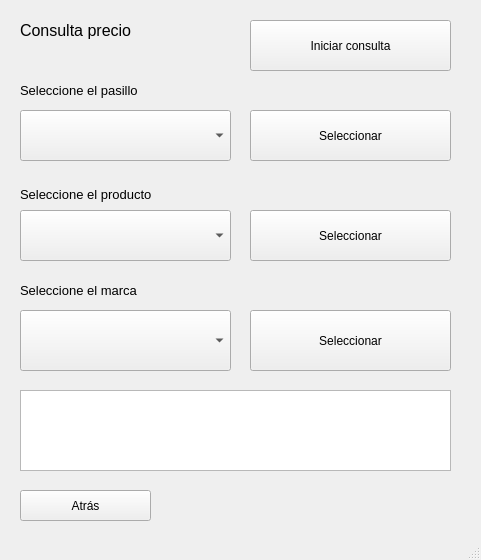
<?xml version="1.0" encoding="UTF-8"?>
<ui version="4.0">
 <class>window_query_price</class>
 <widget class="QMainWindow" name="window_query_price">
  <property name="geometry">
   <rect>
    <x>0</x>
    <y>0</y>
    <width>481</width>
    <height>560</height>
   </rect>
  </property>
  <property name="windowTitle">
   <string>MainWindow</string>
  </property>
  <widget class="QWidget" name="centralwidget">
   <widget class="QLabel" name="label">
    <property name="geometry">
     <rect>
      <x>20</x>
      <y>10</y>
      <width>231</width>
      <height>41</height>
     </rect>
    </property>
    <property name="font">
     <font>
      <pointsize>12</pointsize>
     </font>
    </property>
    <property name="text">
     <string>Consulta precio</string>
    </property>
   </widget>
   <widget class="QComboBox" name="halls">
    <property name="geometry">
     <rect>
      <x>20</x>
      <y>110</y>
      <width>211</width>
      <height>51</height>
     </rect>
    </property>
   </widget>
   <widget class="QLabel" name="label_2">
    <property name="geometry">
     <rect>
      <x>20</x>
      <y>80</y>
      <width>211</width>
      <height>21</height>
     </rect>
    </property>
    <property name="font">
     <font>
      <pointsize>10</pointsize>
     </font>
    </property>
    <property name="text">
     <string>Seleccione el pasillo</string>
    </property>
   </widget>
   <widget class="QPushButton" name="pasilloButton">
    <property name="geometry">
     <rect>
      <x>250</x>
      <y>110</y>
      <width>201</width>
      <height>51</height>
     </rect>
    </property>
    <property name="text">
     <string>Seleccionar</string>
    </property>
   </widget>
   <widget class="QComboBox" name="prods">
    <property name="geometry">
     <rect>
      <x>20</x>
      <y>210</y>
      <width>211</width>
      <height>51</height>
     </rect>
    </property>
   </widget>
   <widget class="QLabel" name="label_3">
    <property name="geometry">
     <rect>
      <x>20</x>
      <y>179</y>
      <width>211</width>
      <height>31</height>
     </rect>
    </property>
    <property name="font">
     <font>
      <pointsize>10</pointsize>
     </font>
    </property>
    <property name="text">
     <string>Seleccione el producto</string>
    </property>
   </widget>
   <widget class="QPushButton" name="prodButton">
    <property name="geometry">
     <rect>
      <x>250</x>
      <y>210</y>
      <width>201</width>
      <height>51</height>
     </rect>
    </property>
    <property name="text">
     <string>Seleccionar</string>
    </property>
   </widget>
   <widget class="QComboBox" name="marca">
    <property name="geometry">
     <rect>
      <x>20</x>
      <y>310</y>
      <width>211</width>
      <height>61</height>
     </rect>
    </property>
   </widget>
   <widget class="QLabel" name="label_4">
    <property name="geometry">
     <rect>
      <x>20</x>
      <y>280</y>
      <width>211</width>
      <height>21</height>
     </rect>
    </property>
    <property name="font">
     <font>
      <pointsize>10</pointsize>
     </font>
    </property>
    <property name="text">
     <string>Seleccione el marca</string>
    </property>
   </widget>
   <widget class="QPushButton" name="marcaButton">
    <property name="geometry">
     <rect>
      <x>250</x>
      <y>310</y>
      <width>201</width>
      <height>61</height>
     </rect>
    </property>
    <property name="text">
     <string>Seleccionar</string>
    </property>
   </widget>
   <widget class="QPushButton" name="pushButton">
    <property name="geometry">
     <rect>
      <x>20</x>
      <y>490</y>
      <width>131</width>
      <height>31</height>
     </rect>
    </property>
    <property name="text">
     <string>Atrás</string>
    </property>
   </widget>
   <widget class="QPushButton" name="start">
    <property name="geometry">
     <rect>
      <x>250</x>
      <y>20</y>
      <width>201</width>
      <height>51</height>
     </rect>
    </property>
    <property name="text">
     <string>Iniciar consulta</string>
    </property>
   </widget>
   <widget class="QListWidget" name="listWidget">
    <property name="geometry">
     <rect>
      <x>20</x>
      <y>390</y>
      <width>431</width>
      <height>81</height>
     </rect>
    </property>
   </widget>
  </widget>
  <widget class="QMenuBar" name="menubar">
   <property name="geometry">
    <rect>
     <x>0</x>
     <y>0</y>
     <width>481</width>
     <height>17</height>
    </rect>
   </property>
  </widget>
  <widget class="QStatusBar" name="statusbar"/>
 </widget>
 <resources/>
 <connections/>
</ui>
